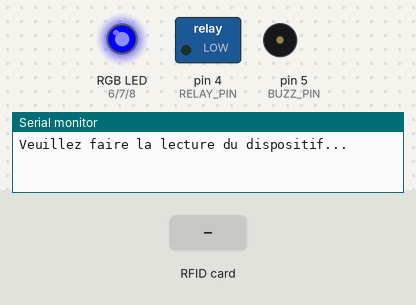
Recording of a sketch running on a simulated Arduino Uno, built with avr-gcc and run on an emulated ATmega328P. Shown: switched loads named in the sketch (green lamp = pin HIGH), an RGB LED mixed from three pins (HIGH = lit), buzzer (waves = sounding), the last lines printed to the serial monitor. The test bench sets the inputs (shaded band). Pins used as bus, display or sensor lines are not drawn.

Above: at 1.2 s.
1.3 s: RFID card 5E 7A 19 C4 held to the reader
At 1.65 s:
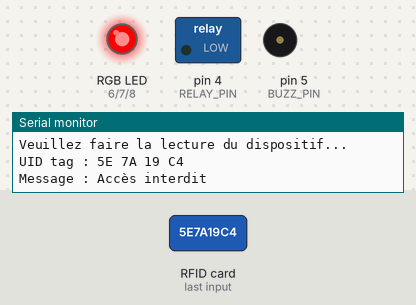
At 2.6 s:
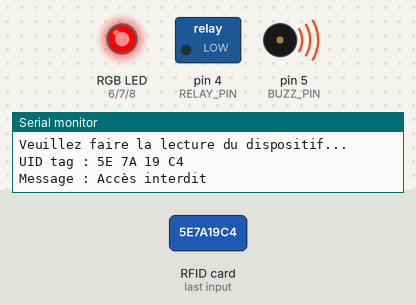
4.3 s: RFID card 04 59 4B 4A DD 64 80 held to the reader
At 4.6 s:
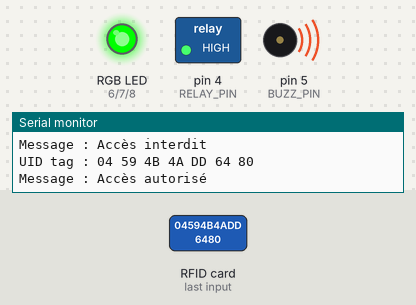
Timing chart, 0 to 8.8 s (numbered marks = the images above; inputs shaded):
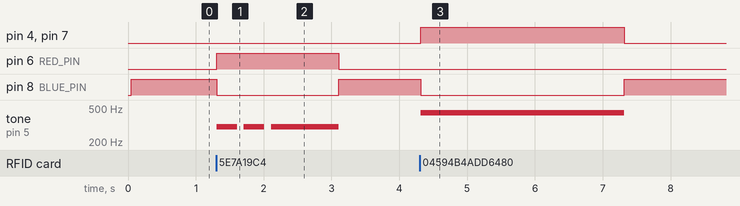

The sketch:

RFID_Locks.ino
```cpp
/**
 * Expérimentation Mets ta carte!
 * Name: RFID_Locks.ino
 * Purpose: Ouvrir la porte selon la lecture d'une identité numérique presentée via lecteur RFID.
 * @author Julio Cesar Torres dos Santos <julio.cesartorres@mcn.gouv.qc.ca>
 * @version 1.0 15/09/2022
 */

#include <SPI.h>
#include <MFRC522.h>

// Pins module wifi
#define WIFI_RX_PIN   2
#define WIFI_TX_PIN   3

// Pin relay
#define RELAY_PIN 4

// Pin buzzer
#define BUZZ_PIN  5

// Pins du LED RGB
#define RED_PIN   6
#define GREEN_PIN 7
#define BLUE_PIN  8

/**
 * Pins reader RC522.
 * Pin IRQ n'est pas connecté; VCC est connecté à 3.3V
 */
#define SDA_PIN   10
#define SCK_PIN   13
#define MOSI_PIN  11
#define MISO_PIN  12
#define RST_PIN   9

// Constantes du programme

// Constants qui definissent les temps
const int TEMPO_ABERTURA = 3000;  // La porte reste ouverte pendant 3 seconds
const int TEMPO_ESPERA   = 1000;  // Temps d'attente jusqu'au nouveau cycle.

// Definition de variables de couleurs
int RED  []  = {255, 0, 0}; // Lumière rouge: alertes d'erreur
int GREEN[]  = {0, 255, 0}; // Lumière verte: porte ouverte, accès franchi
int BLUE []  = {0, 0, 255}; // Lumière bleue:

// Notes musicales
const int LA4 = 440;

// Créer instance MFRC522.
MFRC522 mfrc522(SDA_PIN, RST_PIN);

/**
 *
 */
void setup() {

  Serial.begin(115200);     // Démarre la communication seriale
  SPI.begin();              // Démarre SPI bus
  mfrc522.PCD_Init();       // Démarre MFRC522
  pinMode(RED_PIN  , OUTPUT);
  pinMode(GREEN_PIN, OUTPUT);
  pinMode(BLUE_PIN , OUTPUT);
  pinMode(BUZZ_PIN , OUTPUT);
  pinMode(RELAY_PIN, OUTPUT);
  noTone(BUZZ_PIN);
  rgbled(BLUE);
  digitalWrite(RELAY_PIN, LOW);
  Serial.println("\nVeuillez faire la lecture du dispositif...");
  Serial.println();
}

/**
 *
 */
void loop(){

  // Cherche de nouvelle carte
  if ( ! mfrc522.PICC_IsNewCardPresent()) {
    return;
  }

  // Selectionne la carte
  if ( ! mfrc522.PICC_ReadCardSerial()) {
    return;
  }

  // Montre le UID dans le serial monitor
  Serial.print("UID tag :");
  String content= "";
  byte letter;
  for (byte i = 0; i < mfrc522.uid.size; i++) {
     Serial.print(mfrc522.uid.uidByte[i] < 0x10 ? " 0" : " ");
     Serial.print(mfrc522.uid.uidByte[i], HEX);
     content.concat(String(mfrc522.uid.uidByte[i] < 0x10 ? " 0" : " "));
     content.concat(String(mfrc522.uid.uidByte[i], HEX));
  }
  Serial.println();
  Serial.print("Message : ");
  content.toUpperCase();

  // BB 6C 0E 1B - tag rfid
  // 04 59 4B 4A DD 64 80 - carte


  if (content.substring(1) == "04 59 4B 4A DD 64 80") { //changer ici UID de la carte que aura l'accès
    Serial.println("Accès autorisé");
    Serial.println();
    rgbled(GREEN);
    tone(BUZZ_PIN, LA4);
    digitalWrite(RELAY_PIN, HIGH);
    delay(TEMPO_ABERTURA);
    digitalWrite(RELAY_PIN, LOW);
    rgbled(BLUE);
    noTone(BUZZ_PIN);
    mfrc522.PCD_Init();
  } else {
    Serial.println("Accès interdit");
    Serial.println();
    rgbled(RED);
    tone(BUZZ_PIN, 300);
    delay(300);
    noTone(BUZZ_PIN);
    delay(100);
    tone(BUZZ_PIN, 300);
    delay(300);
    noTone(BUZZ_PIN);
    delay(100);
    tone(BUZZ_PIN, 300);
    delay(TEMPO_ESPERA);
    rgbled(BLUE);
    noTone(BUZZ_PIN);
  }
}

/**
  Ouvre la porte selon les parametres pré-definis.

  @param n/a.
  @return void
*/
void open(){
  tone(BUZZ_PIN, LA4);
  rgbled(GREEN);
  digitalWrite(RELAY_PIN, HIGH);
}

/**
 *
 */
void close(){
  noTone(BUZZ_PIN);
  rgbled(BLUE);
  digitalWrite(RELAY_PIN, LOW);
}

/**
  Allume la lumière LED selon la couleur choisie.

  @param color[] les valeurs qui composent la couleur RGB à être allumée.
  @return void
*/
void rgbled(int color[]){
  analogWrite(RED_PIN, color[0]);
  analogWrite(GREEN_PIN, color[1]);
  analogWrite(BLUE_PIN, color[2]);
}
```

Measured:
- after the input at 1.3 s, pin 6 (RED_PIN): LOW → HIGH at once, → LOW 1.8 s later; pin 8 (BLUE_PIN): HIGH → LOW at once, → HIGH 1.8 s later; tone on pin 5 (BUZZ_PIN): goes 300 Hz 0.30 s, silent 0.10 s, 300 Hz 0.30 s, silent 0.10 s, 300 Hz 1.0 s, then silent, starting at once
- after the input at 4.3 s, pin 4 (RELAY_PIN), pin 7 (GREEN_PIN): LOW → HIGH at once, → LOW 3.0 s later; pin 8 (BLUE_PIN): HIGH → LOW at once, → HIGH 3.0 s later; tone on pin 5 (BUZZ_PIN): silent → 440 Hz at once, → silent 3.0 s later
